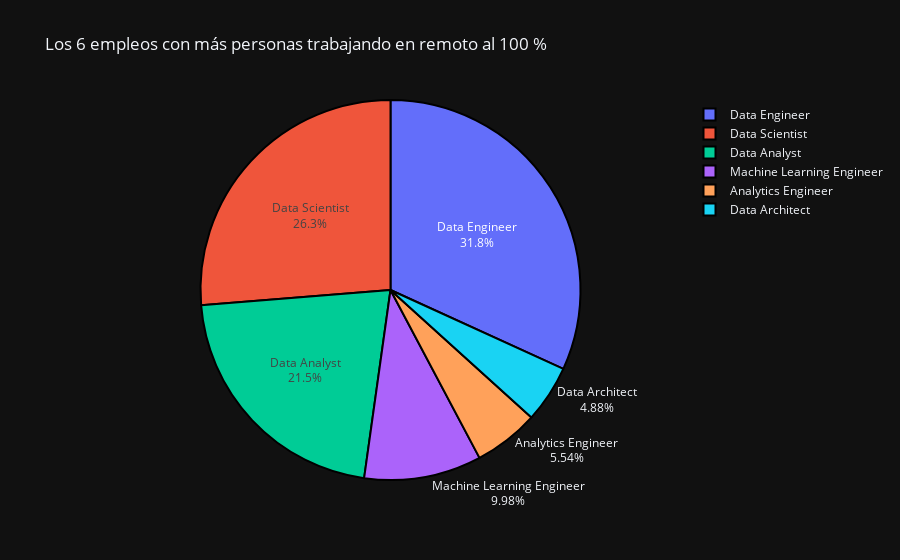

Notebook source saved alongside this figure:
### Markdown cell above
Queremos averiguar qué puesto de trabajo permite un mayor trabajo en remoto. Para ello, filtramos nuestro dataset sólo para aquellas filas que tengan un ratio del 100% de trabajo en remoto para luego agrupar este nuevo dataset por tipo de trabajo, utilizando un count como función de agregación.

En este caso cambiaremos el formato de gráfica; crearemos una gráfica tipo pie en la que integraremos a los seis empleos con más personas teletrabajando al 100%.

### Code cell
top_6=df[df['remote_ratio']== 100]['job_title'].value_counts().head(6).reset_index()
import plotly.express as px
colors = ['#636EFA', '#EF553B', '#00CC96', '#AB63FA', '#FFA15A', '#19D3F3']
fig = px.pie(top_6, names = 'job_title', values='count', title = 'Los 6 empleos con más personas trabajando en remoto al 100 %', template = 'plotly_dark', color_discrete_sequence=colors)
fig.update_traces(textinfo='percent+label',  # Mostrar porcentaje y etiquetas
                  marker=dict(line=dict(color='#000000', width=2)))

### Figure 1 — Plotly figure (JSON) as saved in the notebook; plotly's stock layout.template omitted (floating-point values rounded to 4 significant figures)
{"data": [{"domain": {"x": [0, 1], "y": [0, 1]}, "hovertemplate": "job_title=%{label}<br>count=%{value}<extra></extra>", "labels": ["Data Engineer", "Data Scientist", "Data Analyst", "Machine Learning Engineer", "Analytics Engineer", "Data Architect"], "legendgroup": "", "marker": {"line": {"color": "#000000", "width": 2}}, "name": "", "showlegend": true, "textinfo": "percent+label", "type": "pie", "values": [287, 237, 194, 90, 50, 44]}], "layout": {"legend": {"tracegroupgap": 0}, "piecolorway": ["#636EFA", "#EF553B", "#00CC96", "#AB63FA", "#FFA15A", "#19D3F3"], "title": {"text": "Los 6 empleos con más personas trabajando en remoto al 100 %"}}}
